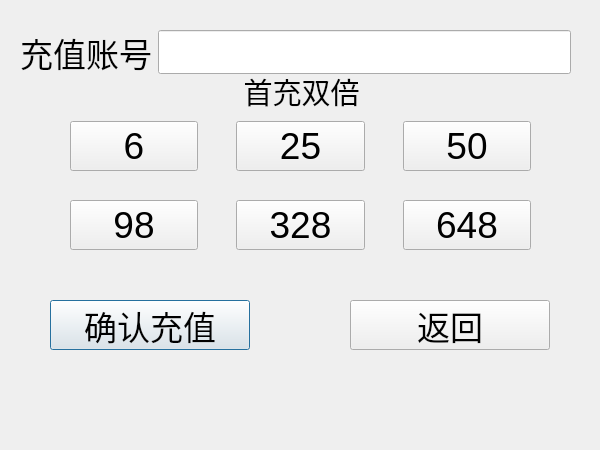
<?xml version="1.0" encoding="UTF-8"?>
<ui version="4.0">
 <class>TopUp</class>
 <widget class="QWidget" name="TopUp">
  <property name="geometry">
   <rect>
    <x>0</x>
    <y>0</y>
    <width>600</width>
    <height>450</height>
   </rect>
  </property>
  <property name="minimumSize">
   <size>
    <width>600</width>
    <height>450</height>
   </size>
  </property>
  <property name="maximumSize">
   <size>
    <width>600</width>
    <height>450</height>
   </size>
  </property>
  <property name="windowTitle">
   <string>游戏充值</string>
  </property>
  <widget class="QPushButton" name="ReturnButton">
   <property name="geometry">
    <rect>
     <x>350</x>
     <y>300</y>
     <width>200</width>
     <height>50</height>
    </rect>
   </property>
   <property name="font">
    <font>
     <pointsize>25</pointsize>
    </font>
   </property>
   <property name="text">
    <string>返回</string>
   </property>
  </widget>
  <widget class="QPushButton" name="ConfirmButton">
   <property name="geometry">
    <rect>
     <x>50</x>
     <y>300</y>
     <width>200</width>
     <height>50</height>
    </rect>
   </property>
   <property name="font">
    <font>
     <pointsize>25</pointsize>
    </font>
   </property>
   <property name="text">
    <string>确认充值</string>
   </property>
   <property name="default">
    <bool>true</bool>
   </property>
  </widget>
  <widget class="QLabel" name="Tipslabel">
   <property name="geometry">
    <rect>
     <x>216</x>
     <y>60</y>
     <width>171</width>
     <height>63</height>
    </rect>
   </property>
   <property name="font">
    <font>
     <pointsize>22</pointsize>
    </font>
   </property>
   <property name="text">
    <string>首充双倍</string>
   </property>
   <property name="alignment">
    <set>Qt::AlignCenter</set>
   </property>
  </widget>
  <widget class="QWidget" name="">
   <property name="geometry">
    <rect>
     <x>20</x>
     <y>30</y>
     <width>551</width>
     <height>44</height>
    </rect>
   </property>
   <layout class="QHBoxLayout" name="horizontalLayout">
    <item>
     <widget class="QLabel" name="Account">
      <property name="font">
       <font>
        <pointsize>25</pointsize>
       </font>
      </property>
      <property name="text">
       <string>充值账号</string>
      </property>
     </widget>
    </item>
    <item>
     <widget class="QLineEdit" name="AccountEdit">
      <property name="font">
       <font>
        <pointsize>25</pointsize>
       </font>
      </property>
     </widget>
    </item>
   </layout>
  </widget>
  <widget class="QWidget" name="">
   <property name="geometry">
    <rect>
     <x>70</x>
     <y>100</y>
     <width>461</width>
     <height>171</height>
    </rect>
   </property>
   <layout class="QGridLayout" name="gridLayout">
    <property name="horizontalSpacing">
     <number>38</number>
    </property>
    <property name="verticalSpacing">
     <number>8</number>
    </property>
    <item row="1" column="1">
     <widget class="QPushButton" name="Top328Button">
      <property name="font">
       <font>
        <pointsize>28</pointsize>
       </font>
      </property>
      <property name="text">
       <string>328</string>
      </property>
      <property name="checkable">
       <bool>true</bool>
      </property>
      <property name="autoExclusive">
       <bool>true</bool>
      </property>
     </widget>
    </item>
    <item row="1" column="0">
     <widget class="QPushButton" name="Top98Button">
      <property name="font">
       <font>
        <pointsize>28</pointsize>
       </font>
      </property>
      <property name="text">
       <string>98</string>
      </property>
      <property name="checkable">
       <bool>true</bool>
      </property>
      <property name="autoExclusive">
       <bool>true</bool>
      </property>
     </widget>
    </item>
    <item row="0" column="2">
     <widget class="QPushButton" name="Top50Button">
      <property name="font">
       <font>
        <pointsize>28</pointsize>
       </font>
      </property>
      <property name="text">
       <string>50</string>
      </property>
      <property name="checkable">
       <bool>true</bool>
      </property>
      <property name="autoExclusive">
       <bool>true</bool>
      </property>
     </widget>
    </item>
    <item row="0" column="0">
     <widget class="QPushButton" name="Top6Button">
      <property name="font">
       <font>
        <pointsize>28</pointsize>
       </font>
      </property>
      <property name="text">
       <string>6</string>
      </property>
      <property name="checkable">
       <bool>true</bool>
      </property>
      <property name="autoExclusive">
       <bool>true</bool>
      </property>
     </widget>
    </item>
    <item row="0" column="1">
     <widget class="QPushButton" name="Top25Button">
      <property name="font">
       <font>
        <pointsize>28</pointsize>
       </font>
      </property>
      <property name="text">
       <string>25</string>
      </property>
      <property name="checkable">
       <bool>true</bool>
      </property>
      <property name="autoExclusive">
       <bool>true</bool>
      </property>
     </widget>
    </item>
    <item row="1" column="2">
     <widget class="QPushButton" name="Top648Button">
      <property name="font">
       <font>
        <pointsize>28</pointsize>
       </font>
      </property>
      <property name="text">
       <string>648</string>
      </property>
      <property name="checkable">
       <bool>true</bool>
      </property>
      <property name="checked">
       <bool>false</bool>
      </property>
      <property name="autoExclusive">
       <bool>true</bool>
      </property>
     </widget>
    </item>
   </layout>
  </widget>
 </widget>
 <resources/>
 <connections/>
</ui>
